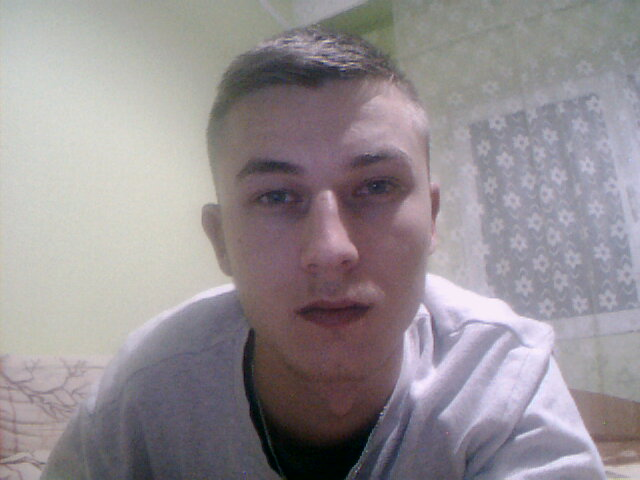
#> input picture images/img1.jpg, 640 x 480 px
$ python skin_seg.py images/img1.jpg
#> lines starting #> are read from the running program, lines starting #| are printed output that depends on the picture; after the words box and inside, x2 and y2 are one past the last pixel; in counts of white or black regions, pixels touching at a corner belong together
#> further down, img is the input picture: shape (480, 640, 3); mean B, G, R 146.4, 142.2, 148.7
#> `YCrCb_Frames = cv2.cvtColor(img, cv2.COLOR_BGR2YCrCb)`: YCrCb_Frames: shape (480, 640, 3); mean of channels 0, 1, 2 144.7, 130.9, 129
#> `HSV_Frames = cv2.cvtColor(img, cv2.COLOR_BGR2HSV)`: HSV_Frames: shape (480, 640, 3); mean H, S, V 94.2, 30.9, 153.8
"""
the following script implements the "RGB-H-CbCr Skin Colour Model for Human Face Detection"
algorithm for skin detection/extraction based on the paper published by
Nusirwan Anwar bin Abdul Rahman, Kit Chong Wei and John See
Faculty of Information Technology, Multimedia University
johnsee@mmu.edu.my
link : http://citeseerx.ist.psu.edu/viewdoc/download?doi=10.1.1.718.1964&rep=rep1&type=pdf
"""

import sys
import cv2
import numpy as np
import matplotlib.pyplot as plt


class Skin_Detect():
    def __init__(self):
    #Constractor that does nothing
        pass
    #RGB bounding rule
    def Rule_A(self,BGR_Frame,plot=False):
        '''this function implements the RGB bounding rule algorithm
        --inputs:
        BGR_Frame: BGR components of an image
        plot: Bool type variable,if set to True draw the output of the algorithm
        --return a anumpy array of type bool like the following:
        [[False False False True]
        [False False False True]
        .
        .
        .
        [False False False True]]
        2d numpy array
        So in order to plot this matrix, we need to convert it to numbers like:
        255 for True values(white)
        0 for False(black)
        '''
#> called with plot = True
        B_Frame, G_Frame, R_Frame =  [BGR_Frame[...,BGR] for BGR in range(3)]# [...] is the same as [:,:]
        #you can use the split built-in method in cv2 library to get the b,g,r components
        #B_Frame, G_Frame, R_Frame  = cv2.split(BGR_Frame)
        #i am using reduce built in method to get the maximum of a 3 given matrices
        BRG_Max = np.maximum.reduce([B_Frame, G_Frame, R_Frame])
        BRG_Min = np.minimum.reduce([B_Frame, G_Frame, R_Frame])
        #at uniform daylight, The skin colour illumination's rule is defined by the following equation :
        Rule_1 = np.logical_and.reduce([R_Frame > 95, G_Frame > 40, B_Frame > 20 ,
                                     BRG_Max - BRG_Min > 15,abs(R_Frame - G_Frame) > 15,
                                     R_Frame > G_Frame, R_Frame > B_Frame])
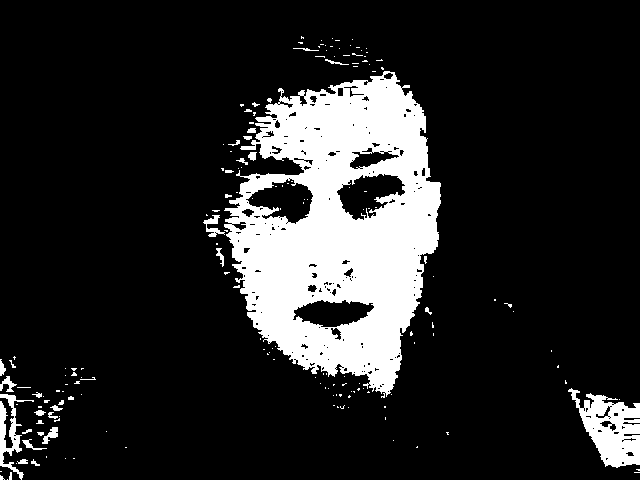
#> Rule_1: shape (480, 640) bool; 15.5% white; 173 white regions (140 under 20 px), largest, box (x1, y1, x2, y2) and area: (224, 71, 441, 398) 41726, (568, 388, 640, 468) 3031, (0, 394, 34, 480) 877
        #the skin colour under flashlight or daylight lateral illumination rule is defined by the following equation :
        Rule_2 = np.logical_and.reduce([R_Frame > 220, G_Frame > 210, B_Frame > 170,
                             abs(R_Frame - G_Frame) <= 15, R_Frame > B_Frame, G_Frame > B_Frame])
#> Rule_2: shape (480, 640) bool; 0.01% white in thin lines or dots, all inside (x1, y1, x2, y2) = (101, 134, 225, 298)
        #Rule_1 U Rule_2
        RGB_Rule = np.logical_or(Rule_1, Rule_2)
        if plot == True:
            #original image RGB color
            rgb_img = cv2.merge([R_Frame,G_Frame,B_Frame])# combine the RGB components to get the original image
            fig = plt.figure(figsize=(9, 8), dpi=90, facecolor='w', edgecolor='k')
            fig.suptitle('RGB space', fontsize=16)
            ax1 = fig.add_subplot(1, 2, 1)
            #hiding axis labels and ticks
            ax1.axes.get_xaxis().set_visible(False)
            ax1.axes.get_yaxis().set_visible(False)
            ax1.set_title('Original-Image')
            ax1.imshow(rgb_img)
            #black and white image
            img_bw = RGB_Rule.astype(np.uint8)  #Test the output
            img_bw*=255
            ax2 = fig.add_subplot(1, 2, 2)
            ax2.axes.get_xaxis().set_visible(False)
            ax2.axes.get_yaxis().set_visible(False)
            ax2.set_title('RGB-Mask')
            #plot as a Grayscale image
            ax2.imshow(img_bw,cmap='gray', vmin=0, vmax=255,interpolation='nearest')
        #return the RGB mask
        return RGB_Rule
    def lines(self,axis):
        '''return a list of lines for a give axis'''
        #equation(3)
        line1 = 1.5862  * axis + 20
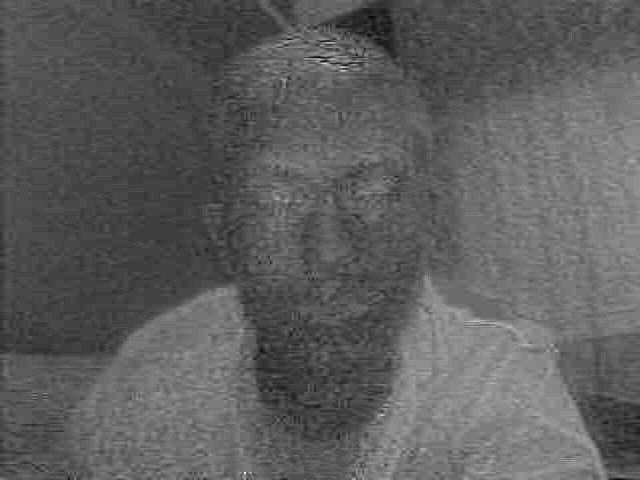
#> line1: shape (480, 640) float64; min 191.3, max 281.7, mean 224.6; drawn with min black and max white
        #equation(4)
        line2 = 0.3448  * axis + 76.2069
        #equation(5)
        #the slope of this equation is not correct Cr ≥ -4.5652 × Cb + 234.5652
        #it should be around -1
        line3 = -1.005 * axis + 234.5652
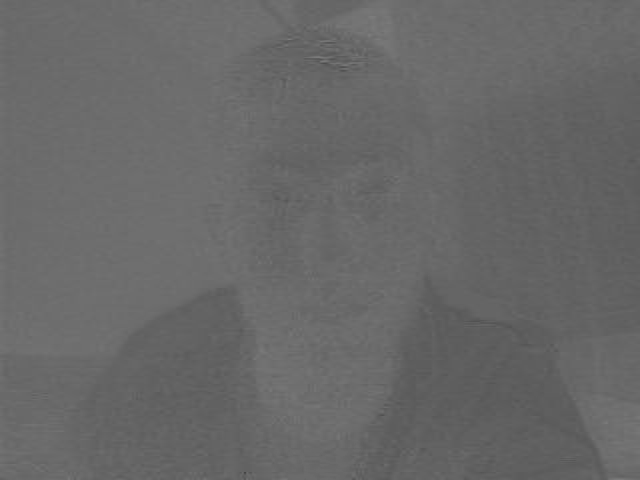
#> line3: shape (480, 640) float64; min 68.74, max 126, mean 104.9
        #equation(6)
        line4 = -1.15   * axis + 301.75
        #equation(7)
        line5 = -2.2857 * axis + 432.85
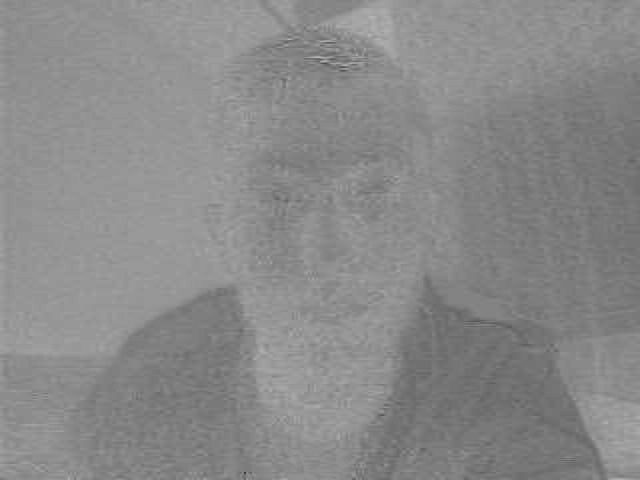
#> line5: shape (480, 640) float64; min 55.71, max 186, mean 138
        return [line1,line2,line3,line4,line5]
        #The five bounding rules of Cr-Cb
    def Rule_B(self,YCrCb_Frame,plot=False):
        '''this function implements the five bounding rules of Cr-Cb components
        --inputs:
        YCrCb_Frame: YCrCb components of an image
        plot: Bool type variable,if set to True draw the output of the algorithm
        --return a anumpy array of type bool like the following:
        [[False False False True]
        [False False False True]
        .
        .
        .
        [False False False True]]
        2d numpy array
        So in order to plot this matrix, we need to convert it to numbers like:
        255 for True values(white)
        0 for False(black)
        '''
        Y_Frame,Cr_Frame, Cb_Frame = [YCrCb_Frame[...,YCrCb] for YCrCb in range(3)]
        line1,line2,line3,line4,line5 = self.lines(Cb_Frame)
        YCrCb_Rule = np.logical_and.reduce([line1 - Cr_Frame >= 0,
                                            line2 - Cr_Frame <= 0,
                                            line3 - Cr_Frame <= 0,
                                            line4 - Cr_Frame >= 0,
                                            line5 - Cr_Frame >= 0])
#> YCrCb_Rule: shape (480, 640) bool; 66% white; 462 black regions (374 under 20 px), largest, box (x1, y1, x2, y2) and area: (349, 72, 640, 480) 63930, (247, 94, 438, 286) 17443, (68, 286, 253, 476) 14035
        # Create a plot
        if plot == True:
            fig1 = plt.figure(figsize=(9, 8), dpi=90, facecolor='w', edgecolor='k')
            ax1 = fig1.add_subplot(1, 1, 1)
            ax1.scatter(Cb_Frame, Cr_Frame, alpha=0.8, c='black', edgecolors='none', s=10, label="Cr")
            ax1.set_xlim([0, 255])
            ax1.set_ylim([0, 255])
            ax1.set_xlabel('Cb')
            ax1.set_ylabel('Cr')
            ax1.xaxis.set_label_coords(0.5, -0.025)
            #draw a line
            x_axis = np.linspace(0, 255,100)
            line1,line2,line3,line4,line5 = self.lines(x_axis)
            ax1.plot(x_axis, line1, alpha=0.5, c='b', label="line1")
            ax1.plot(x_axis, line2, alpha=0.5, c='g', label="line2")
            ax1.plot(x_axis, line3, alpha=0.5, c='r', label="line3")
            ax1.plot(x_axis, line4, alpha=0.5, c='m', label="line4")
            ax1.plot(x_axis, line5, alpha=0.5, c='y', label="line5")
            plt.title('Bounding Rule for Cb-Cr space')
            plt.legend(loc=(1,0.7))
            #plot the Y Cr and Cb components on a different figure
            fig2 = plt.figure(figsize=(9, 8), dpi=90, facecolor='w', edgecolor='k')
            fig2.suptitle('Y-Cr-Cb components', fontsize=16)
            #Y components
            ax2 = fig2.add_subplot(3, 1, 1)
            ax2.set_title('Distribution of Y')
            ax2.title.set_position([0.9, 0.95])
            ax2.set_xlabel('pixel intensity')
            ax2.xaxis.set_label_coords(0.5, -0.025)
            ax2.set_ylabel('number of pixels')
            ax2.hist(Y_Frame.ravel(), bins=256, range=(0, 256), fc='b', ec='b')
            #Cb components
            ax3 = fig2.add_subplot(3, 1, 2)
            ax3.set_title('Distribution of Cb')
            ax3.title.set_position([0.9, 0.95])
            ax3.set_xlabel('pixel intensity')
            ax3.xaxis.set_label_coords(0.5, -0.025)
            ax3.set_ylabel('number of pixels')
            ax3.hist(Cb_Frame.ravel(), bins=256, range=(0, 256), fc='b', ec='b')
            #Cr components
            ax4 = fig2.add_subplot(3, 1, 3)
            ax4.set_title('Distribution of Cr')
            ax4.title.set_position([0.9, 0.95])
            ax4.set_xlabel('pixel intensity')
            ax4.xaxis.set_label_coords(0.5, -0.025)
            ax4.set_ylabel('number of pixels')
            ax4.hist(Cr_Frame.ravel(), bins=256, range=(0, 256), fc='b', ec='b')
            #show the effect of the bounding rules of Cr-Cb
            #black and white image after the mask
            img_bw = YCrCb_Rule.astype(np.uint8)
            img_bw*=255
            fig3 = plt.figure(figsize=(9, 8), dpi=90, facecolor='w', edgecolor='k')
            ax1 = fig3.add_subplot(1, 1, 1)
            ax1.axes.get_xaxis().set_visible(False)
            ax1.axes.get_yaxis().set_visible(False)
            ax1.set_title('CrCb-Mask')
            #plot as a Grayscale image
            ax1.imshow(img_bw,cmap='gray', vmin=0, vmax=255,interpolation='nearest')
        return YCrCb_Rule
    def Rule_C(self,HSV_Frame,plot=False):
        '''this function implements the five bounding rules of Cr-Cb components
        --inputs:
        HSV_Frame: Hue,saturation and value components of a given image
        plot: Bool type variable,if set to True draw the output of the algorithm
        --return a anumpy array of type bool like the following:
        [[False False False True]
        [False False False True]
        .
        .
        .
        [False False False True]]
        2d numpy array
        So in order to plot this matrix, we need to convert it to numbers like:
        255 for True values(white)
        0 for False(black)
        '''
#> called with plot = True
        Hue,Sat,Val = [HSV_Frame[...,i] for i in range(3)]
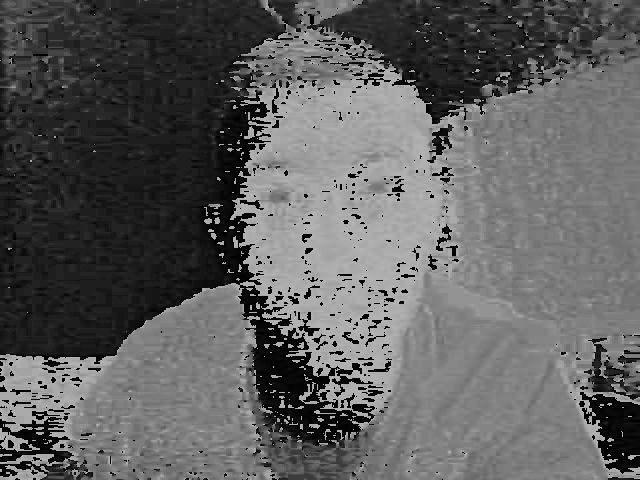
#> Hue: shape (480, 640); min 0, max 179, mean 94.2
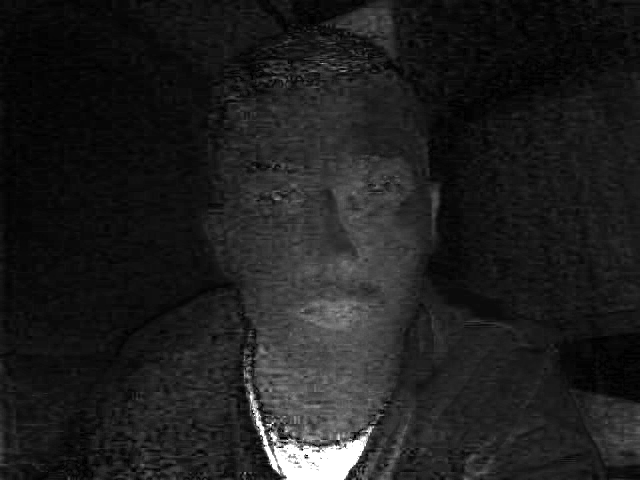
#> Sat: shape (480, 640); min 0, max 255, mean 30.9
        #i changed the value of the paper 50 instead of 25 and 150 instead of 230 based on my plots
        HSV_ = np.logical_or(Hue < 50, Hue > 150)
#> HSV_: shape (480, 640) bool; 55.7% white; 397 black regions (303 under 20 px), largest, box (x1, y1, x2, y2) and area: (46, 0, 640, 480) 117498, (0, 0, 104, 112) 5786, (229, 0, 379, 97) 5188
        if plot == True:
            #Plot Hue(x_axis) vs Value(y_axis)
            fig1 = plt.figure(figsize=(9, 8), dpi=90, facecolor='w', edgecolor='k')
            ax1 = fig1.add_subplot(1, 2, 1)
            ax1.scatter(Hue, Val, alpha=0.8, c='b', edgecolors='none', s=10, label="Cr")
            ax1.set_xlim([0, 255])
            ax1.set_ylim([0, 255])
            ax1.set_xlabel('Hue')
            ax1.set_ylabel('Val')
            ax1.set_title('HSV skin color Distribution H vs V')
            #Plot Hue(x_axis) vs Sat(y_axis)
            ax2 = fig1.add_subplot(1, 2, 2)
            ax2.set_title('HSV skin color Distribution H vs S')
            ax2.scatter(Hue, Sat, alpha=0.8, c='b', edgecolors='none', s=10, label="Cr")
            ax2.set_xlim([0, 255])
            ax2.set_ylim([0, 255])
            ax2.set_xlabel('Hue')
            ax2.set_ylabel('Sat')
            #plot Hue mask
            Hue_bw = HSV_.astype(np.uint8)  #Test the output
            Hue_bw*=255
            fig2 = plt.figure(figsize=(9, 8), dpi=90, facecolor='w', edgecolor='k')
            ax1 = fig2.add_subplot(1, 1, 1)
            ax1.axes.get_xaxis().set_visible(False)
            ax1.axes.get_yaxis().set_visible(False)
            ax1.set_title('Hue-Mask')
            #plot as a Grayscale image
            ax1.imshow(Hue_bw,cmap='gray', vmin=0, vmax=255,interpolation='nearest')
        return HSV_

    def RGB_H_CbCr(self, Frame_,plot=False):
        '''this function implements the RGB_H_CbCr bounding rule
        --inputs:
        Frame_: BGR image
        plot: Bool type variable,if set to True draw the output of the algorithm
        --return a anumpy array of type integer like the following:
        [[0 0 1 0]
        [1 0 1 0]
        .
        .
        .
        [0 0 1 1]]
        2d numpy array
        '''
#> called with plot = True
        Ycbcr_Frame = cv2.cvtColor(Frame_, cv2.COLOR_BGR2YCrCb)
        HSV_Frame = cv2.cvtColor(Frame_, cv2.COLOR_BGR2HSV)
        #Rule A ∩ Rule B ∩ Rule C
        skin_ = np.logical_and.reduce([self.Rule_A(Frame_), self.Rule_B(Ycbcr_Frame), self.Rule_C(HSV_Frame)])
#> skin_: shape (480, 640) bool; 9.3% white; 328 white regions (261 under 20 px), largest, box (x1, y1, x2, y2) and area: (224, 158, 441, 395) 16468, (576, 393, 640, 468) 2870, (304, 71, 424, 124) 2226
        if plot == True:
            skin_bw= skin_.astype(np.uint8)
            skin_bw*=255
            #RGB original image
            RGB_Frame = cv2.cvtColor(Frame_, cv2.COLOR_BGR2RGB)
            seg = cv2.bitwise_and(Frame_,Frame_,mask=skin_bw)
            #plot as a Grayscale image
            cv2.imshow("Extracted Skin",seg)
        return np.asarray(skin_, dtype=np.uint8)


if __name__ == "__main__":
    if len(sys.argv) < 2:
        print("dati calea catre o imagine!!!!")
        sys.exit(0)
    image = sys.argv[1]
    try:
        img = np.array(cv2.imread(image), dtype=np.uint8)
    except:
        print('Error while loading the Image,image does not exist!!!!')
        sys.exit(1)
    test = Skin_Detect()
    YCrCb_Frames = cv2.cvtColor(img, cv2.COLOR_BGR2YCrCb)
    HSV_Frames = cv2.cvtColor(img, cv2.COLOR_BGR2HSV)
    test.Rule_A(img,True)
    test.Rule_B(YCrCb_Frames,True)
    test.Rule_C(HSV_Frames,True)
    test.RGB_H_CbCr(img,True)
    plt.show()
#> figure, not shown here; curve peaks at x = 255, y = 424.5; curve peaks at x = 255, y = 164.1; curve peaks at x = 0, y = 234.6
#> figure, not shown here; panel 1: tallest bar 3412 high, from x = 146 to 147; panel 2: tallest bar 27393 high, from x = 124 to 125; panel 3: tallest bar 47719 high, from x = 129 to 130
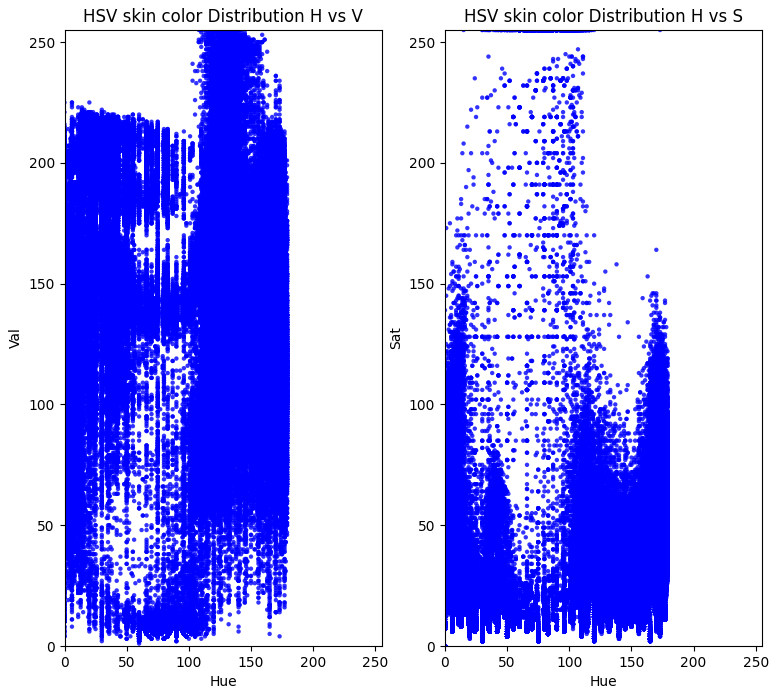
#> figure drawn by matplotlib, 2 panels
    cv2.waitKey(0)
